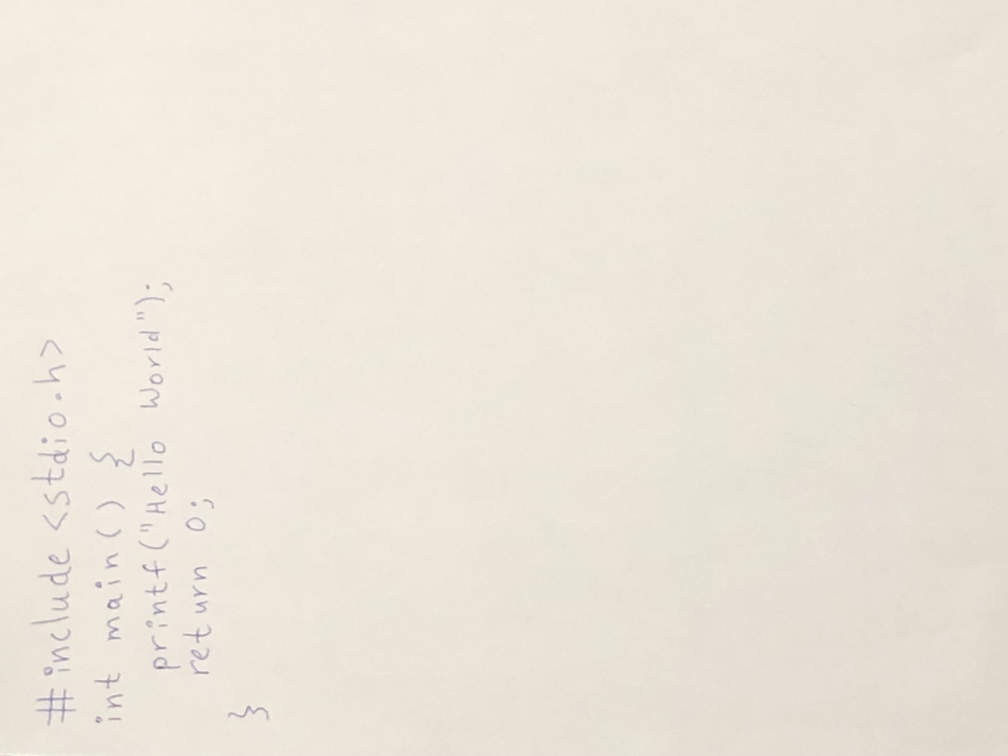
#> input picture Backend/OCR/images/tesseract_tests/ph1.jpg, 4032 x 3024 px (shown at 1/4 size)
$ python -i preprocess_typeform.py   (imports and definitions only)
#> lines starting #> are read from the running program, lines starting #| are printed output that depends on the picture
#> further down, picture is the input picture: PIL image 4032x3024 RGB; mean R, G, B 235.9, 230, 218.3

#############################################################################
# preprocess_typeform.py
#
# Authors: Anurag
#
# Performs preprocess operations on typeform code image
# Also will include various functions for preprocessing segmented character
#############################################################################

from PIL import Image
from ocr_postprocess_image import detect_background_color
import numpy as np
import cv2
from ocr_utils import apply_orientation, OCRError
import math

# MAX RESIZE DIMENSIONS
MAX_R_W = 850
MAX_R_H = 1500

# preprocess_image
# Author: Anurag
# Return value: image matrix
# Parameters:
#	1. image - image matrix
# Preprocess image

def preprocess_image(image):
	return preprocess_tesseract(image)

def preprocess_tesseract(image, hh=False):
	# Find min area rectangle of image
#> called with hh = False
	out = image
	if image.size[0] > image.size[1]:
		# width > height
		# if width is over MAX_R_W, resize to MAX_R_W
		if image.size[0] > MAX_R_W:
			nheight = int(MAX_R_W * image.size[1] / image.size[0])
#> nheight = 637
			out = image.resize((MAX_R_W, nheight))
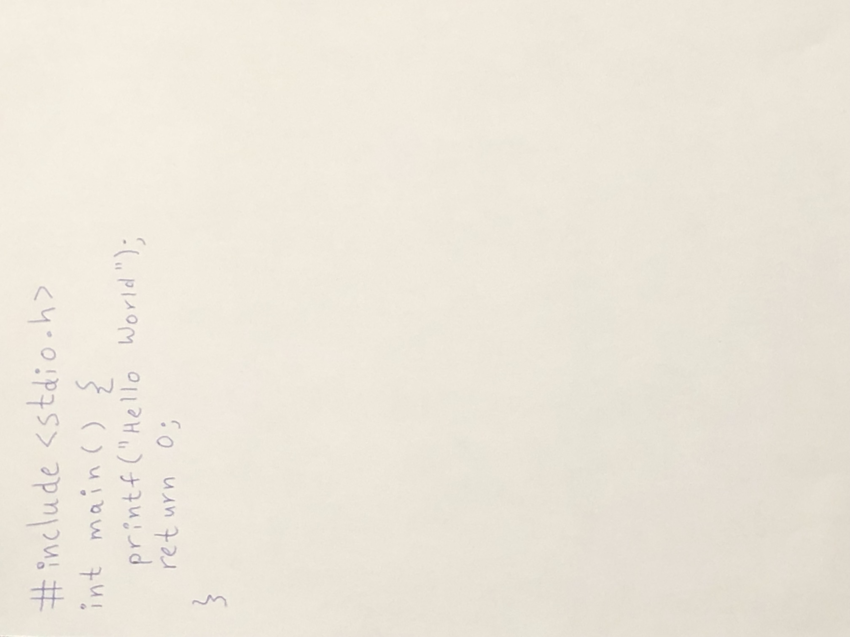
#> out: PIL image 850x637 RGB; mean R, G, B 235.9, 230, 218.3
	else:
		# width < height
		# if height is over MAX_R_H, resize to MAX_R_H
		if image.size[1] > MAX_R_W:
			nwidth = int(MAX_R_H * image.size[0] / image.size[1])
			out = image.resize((nwidth, MAX_R_H))
	# postproc code reused
	out2 = np.array(out)
	out2 = out2[:, :, ::-1].copy()
#> (the run stopped early here; a loop or call above may not have finished)
